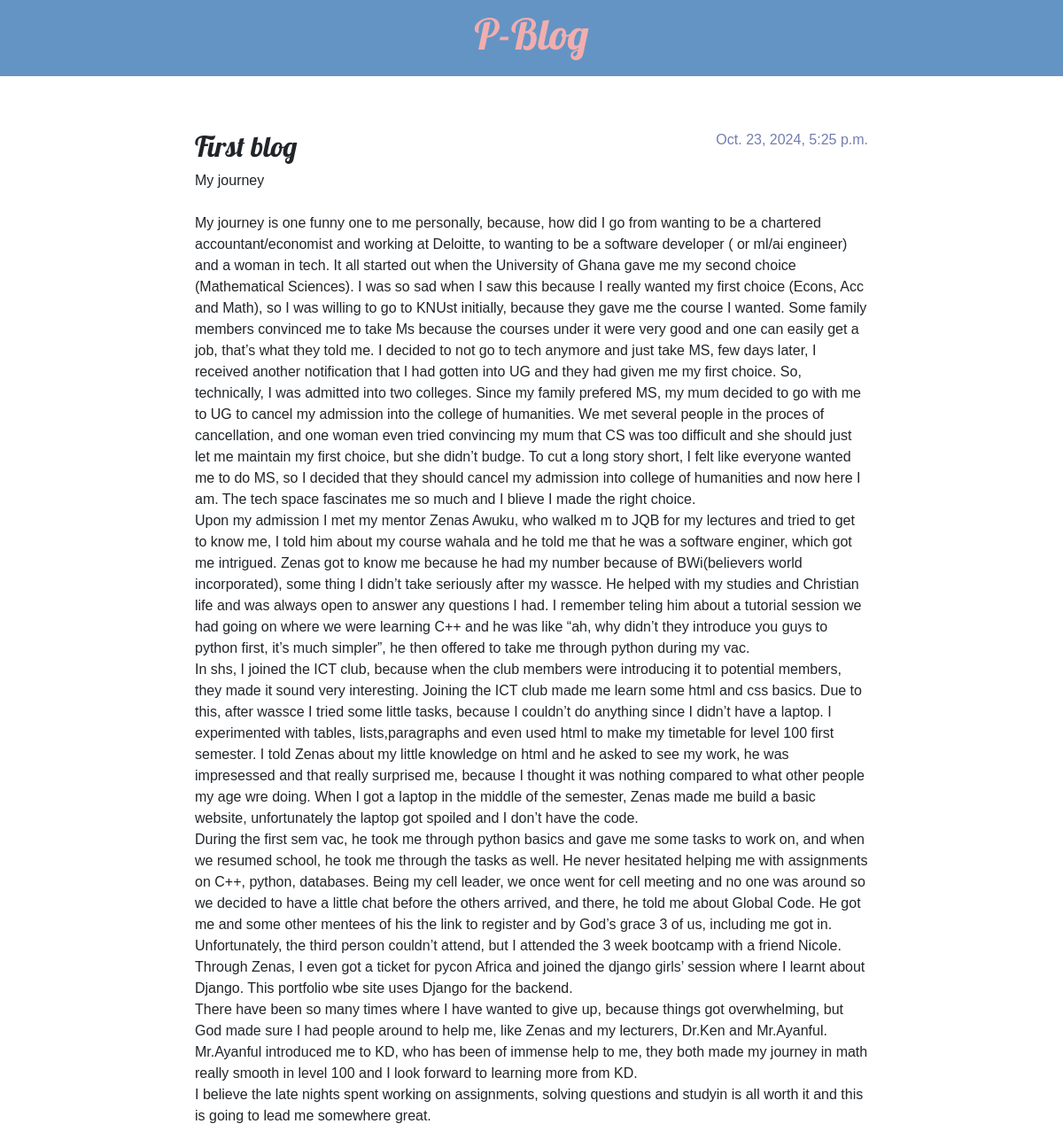
The app's page /post/2/ with its own data.
### blog/models.py (models this page shows, shortened)
class Post(models.Model):
    author = models.ForeignKey(settings.AUTH_USER_MODEL, on_delete=models.CASCADE)
    title = models.CharField(max_length=200)
    text = models.TextField()
    created_date = models.DateTimeField(default=timezone.now)
    published_date = models.DateTimeField(blank=True, null=True)

### blog/views.py (the view)
# urls.py: path('post/<int:pk>/', views.post_detail, name='post_detail'),
def post_detail(request,pk):
    post = get_object_or_404(Post, pk=pk)
    return render(request, 'blog/post_detail.html', {'post': post})

### blog/templates/blog/post_detail.html (shortened to what this page needs)
{% extends 'blog/base.html' %}
{% block content %}
    <article class="post">
        {% if post.published_date %}
            <time class="date">
                {{ post.published_date }}
            </time>
        {% endif %}
        <h2>{{ post.title }}</h2>
        <p>{{ post.text|linebreaksbr }}</p>
    </article>
{% endblock %}

### blog/static/styles/css/blog.css (style rules this page uses)
body { font-family: Arial, sans-serif; margin: 0; padding: 0; }
h1, h2, h3, h4 { font-family: 'Lobster', cursive; }
.date { color: #747db0; }
.post { margin-bottom: 70px; }
.post > .date, .post > .actions { float: right; }

### records on screen
Post: published_date "Oct. 23, 2024, 5:25 p.m.", title "First blog", text "My journey My journey is one funny one to me personally, because, how did I go from wanting to be a chartered accountant/economist and working at Deloitte, to wanting to be a software developer ( or ml/ai engineer) and a woman in tech. It all started out when the University of Ghana gave me my second choice (Mathematical Sciences). I was so sad when I saw this because I really wanted my first choice (Econs, Acc and Math), so I was willing to go to KNUst initially, because they gave me the course I wanted. Some family members convinced me to take Ms because the courses under it were very good and one can easily get a job, that’s what they told me. I decided to not go to tech anymore and just…"
